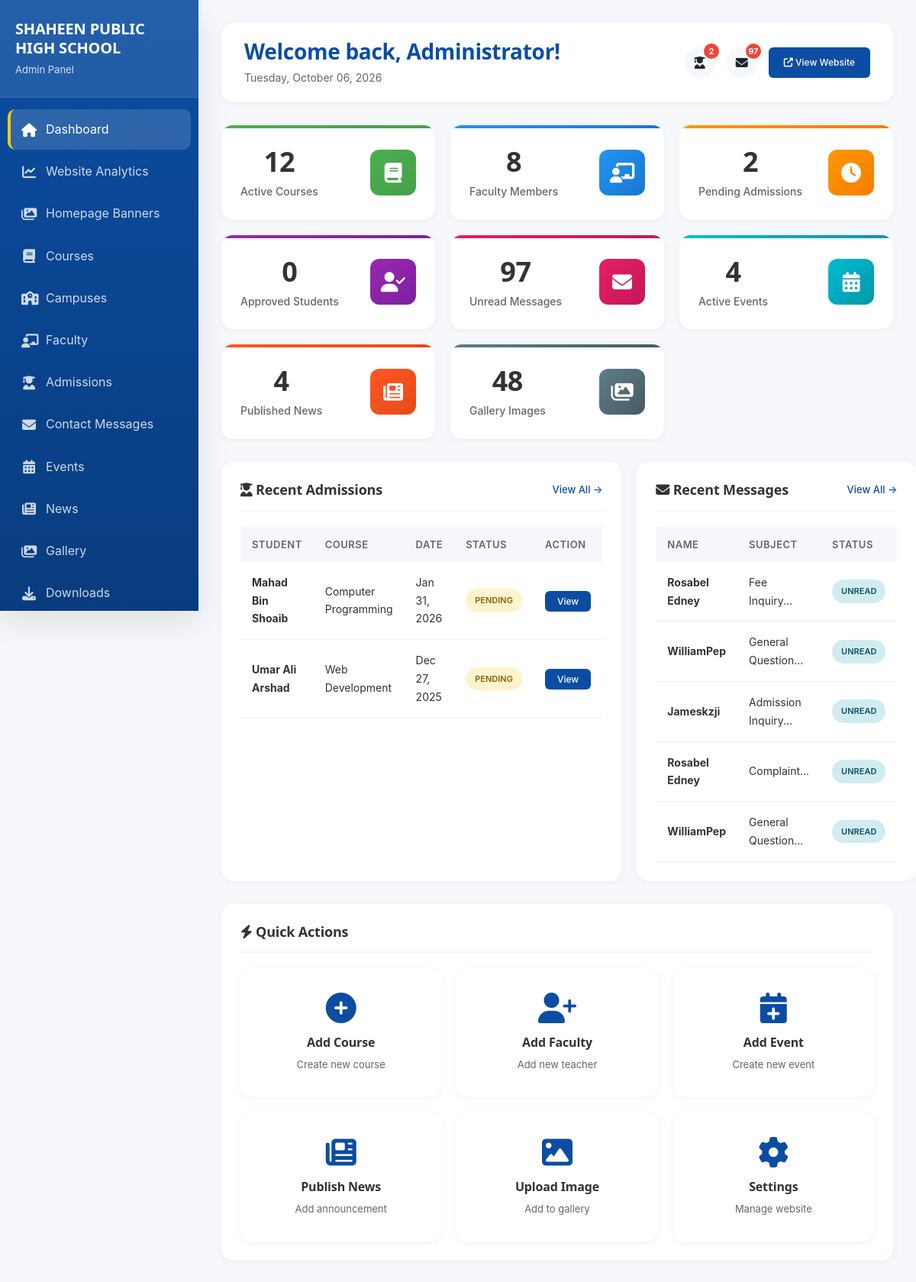
Screenshot of /AdminCP/dashboard.php (signed in) with the database file from the repository.
### tables this page shows
CREATE TABLE `admissions` (
  `id` int(11) NOT NULL,
  `student_name` varchar(100) NOT NULL,
  `father_name` varchar(100) NOT NULL,
  `cnic_bform` varchar(20) NOT NULL,
  `phone` varchar(20) NOT NULL,
  `email` varchar(100) DEFAULT NULL,
  `address` text NOT NULL,
  `course_id` varchar(100) NOT NULL,
  `previous_education` varchar(255) DEFAULT NULL,
  `documents` varchar(255) DEFAULT NULL,
  `message` text DEFAULT NULL,
  `status` enum('pending','approved','rejected') DEFAULT 'pending',
  `admin_notes` text DEFAULT NULL,
  `created_at` timestamp NOT NULL DEFAULT current_timestamp(),
  `updated_at` timestamp NOT NULL DEFAULT current_timestamp() ON UPDATE current_timestamp()
);

CREATE TABLE `contacts` (
  `id` int(11) NOT NULL,
  `name` varchar(100) NOT NULL,
  `email` varchar(100) NOT NULL,
  `phone` varchar(20) DEFAULT NULL,
  `subject` varchar(200) NOT NULL,
  `message` text NOT NULL,
  `status` enum('unread','read','replied') DEFAULT 'unread',
  `admin_reply` text DEFAULT NULL,
  `created_at` timestamp NOT NULL DEFAULT current_timestamp(),
  `updated_at` timestamp NOT NULL DEFAULT current_timestamp() ON UPDATE current_timestamp()
);

### AdminCP/dashboard.php (the view, shortened to what this page needs)
<?php
require_once '../includes/config.php';
$stats = [
    'total_courses' => 0,
    'total_faculty' => 0,
    'pending_admissions' => 0,
    'unread_contacts' => 0,
    'total_events' => 0,
    'total_news' => 0,
    'gallery_images' => 0,
    'approved_admissions' => 0
];
$courses_count = mysqli_query($conn, "SELECT COUNT(*) as count FROM courses WHERE status = 'active'");
if ($courses_count) {
    $stats['total_courses'] = mysqli_fetch_assoc($courses_count)['count'];
}
$faculty_count = mysqli_query($conn, "SELECT COUNT(*) as count FROM faculty WHERE status = 'active'");
if ($faculty_count) {
    $stats['total_faculty'] = mysqli_fetch_assoc($faculty_count)['count'];
}
$admissions_count = mysqli_query($conn, "SELECT COUNT(*) as count FROM admissions WHERE status = 'pending'");
if ($admissions_count) {
    $stats['pending_admissions'] = mysqli_fetch_assoc($admissions_count)['count'];
}
$approved_count = mysqli_query($conn, "SELECT COUNT(*) as count FROM admissions WHERE status = 'approved'");
if ($approved_count) {
    $stats['approved_admissions'] = mysqli_fetch_assoc($approved_count)['count'];
}
$contacts_count = mysqli_query($conn, "SELECT COUNT(*) as count FROM contacts WHERE status = 'unread'");
if ($contacts_count) {
    $stats['unread_contacts'] = mysqli_fetch_assoc($contacts_count)['count'];
}
$events_count = mysqli_query($conn, "SELECT COUNT(*) as count FROM events WHERE status = 'active'");
if ($events_count) {
    $stats['total_events'] = mysqli_fetch_assoc($events_count)['count'];
}
$news_count = mysqli_query($conn, "SELECT COUNT(*) as count FROM news WHERE status = 'active'");
if ($news_count) {
    $stats['total_news'] = mysqli_fetch_assoc($news_count)['count'];
}
$gallery_count = mysqli_query($conn, "SELECT COUNT(*) as count FROM gallery WHERE status = 'active'");
if ($gallery_count) {
    $stats['gallery_images'] = mysqli_fetch_assoc($gallery_count)['count'];
}
$recent_admissions = mysqli_query($conn, "SELECT * FROM admissions ORDER BY created_at DESC LIMIT 5");
$recent_contacts = mysqli_query($conn, "SELECT * FROM contacts ORDER BY created_at DESC LIMIT 5");
?>
<!DOCTYPE html>
<html lang="en">
<head>
    <link rel="stylesheet" href="../css/style.css">
    <link rel="stylesheet" href="https://cdnjs.cloudflare.com/ajax/libs/font-awesome/6.4.0/css/all.min.css">
    <link rel="stylesheet" href="assets/admin.css">
</head>
<body>
    <div class="admin-shell">
    <?php $active_page = 'dashboard.php'; include 'includes/sidebar.php'; ?>
    <div class="main-content">
        <div class="top-bar">
            <div class="top-bar-left">
                <div class="welcome-text">
                    <h1>Welcome back, <?php echo htmlspecialchars($_SESSION['admin_name']); ?>!</h1>
                    <p><?php echo date('l, F d, Y'); ?></p>
                </div>
            </div>
            <div class="top-bar-actions">
                <a href="manage_admissions.php" class="notification-btn" title="Pending Admissions" style="text-decoration: none; color: inherit;">
                    <i class="fas fa-user-graduate"></i>
                    <?php if ($stats['pending_admissions'] > 0): ?>
                        <span class="notification-badge"><?php echo $stats['pending_admissions']; ?></span>
                    <?php endif; ?>
                </a>
                <a href="manage_contacts.php" class="notification-btn" title="Unread Messages" style="text-decoration: none; color: inherit;">
                    <i class="fas fa-envelope"></i>
                    <?php if ($stats['unread_contacts'] > 0): ?>
                        <span class="notification-badge"><?php echo $stats['unread_contacts']; ?></span>
                    <?php endif; ?>
                </a>
                <a href="../index.php" target="_blank" class="btn-view" style="padding: 10px 20px;">
                    <i class="fas fa-external-link-alt"></i> View Website
                </a>
            </div>
        </div>
        <div class="stats-grid">
            <a href="manage_courses.php" class="stat-card" style="--card-color: #4CAF50; --card-color-dark: #45a049;">
                <div class="stat-content">
                    <div class="stat-info">
                        <h3><?php echo $stats['total_courses']; ?></h3>
                        <p>Active Courses</p>
                    </div>
                    <div class="stat-icon">
                        <i class="fas fa-book"></i>
                    </div>
                </div>
            </a>
            <a href="manage_faculty.php" class="stat-card" style="--card-color: #2196F3; --card-color-dark: #1976D2;">
                <div class="stat-content">
                    <div class="stat-info">
                        <h3><?php echo $stats['total_faculty']; ?></h3>
                        <p>Faculty Members</p>
                    </div>
                    <div class="stat-icon">
                        <i class="fas fa-chalkboard-teacher"></i>
                    </div>
                </div>
            </a>
            <a href="manage_admissions.php" class="stat-card" style="--card-color: #FF9800; --card-color-dark: #F57C00;">
                <div class="stat-content">
                    <div class="stat-info">
                        <h3><?php echo $stats['pending_admissions']; ?></h3>
                        <p>Pending Admissions</p>
                    </div>
                    <div class="stat-icon">
                        <i class="fas fa-clock"></i>
                    </div>
                </div>
            </a>
            <a href="manage_admissions.php" class="stat-card" style="--card-color: #9C27B0; --card-color-dark: #7B1FA2;">
                <div class="stat-content">
                    <div class="stat-info">
                        <h3><?php echo $stats['approved_admissions']; ?></h3>
                        <p>Approved Students</p>
                    </div>
                    <div class="stat-icon">
                        <i class="fas fa-user-check"></i>
                    </div>
                </div>
            </a>
            <a href="manage_contacts.php" class="stat-card" style="--card-color: #E91E63; --card-color-dark: #C2185B;">
                <div class="stat-content">
                    <div class="stat-info">
                        <h3><?php echo $stats['unread_contacts']; ?></h3>
                        <p>Unread Messages</p>
                    </div>
                    <div class="stat-icon">
                        <i class="fas fa-envelope"></i>
                    </div>
                </div>
            </a>
            <a href="manage_events.php" class="stat-card" style="--card-color: #00BCD4; --card-color-dark: #0097A7;">
                <div class="stat-content">
                    <div class="stat-info">
                        <h3><?php echo $stats['total_events']; ?></h3>
                        <p>Active Events</p>
                    </div>
                    <div class="stat-icon">
                        <i class="fas fa-calendar-alt"></i>
                    </div>
                </div>
            </a>
            <a href="manage_news.php" class="stat-card" style="--card-color: #FF5722; --card-color-dark: #E64A19;">
                <div class="stat-content">
                    <div class="stat-info">
                        <h3><?php echo $stats['total_news']; ?></h3>
                        <p>Published News</p>
                    </div>
                    <div class="stat-icon">
                        <i class="fas fa-newspaper"></i>
                    </div>
                </div>
            </a>
            <a href="manage_gallery.php" class="stat-card" style="--card-color: #607D8B; --card-color-dark: #455A64;">
                <div class="stat-content">
                    <div class="stat-info">
                        <h3><?php echo $stats['gallery_images']; ?></h3>
                        <p>Gallery Images</p>
                    </div>
                    <div class="stat-icon">
                        <i class="fas fa-images"></i>
                    </div>
                </div>
            </a>
        </div>
        <div class="content-grid">
            <div class="card-container">
                <div class="card-header">
                    <h2 class="card-title"><i class="fas fa-user-graduate"></i> Recent Admissions</h2>
                    <a href="manage_admissions.php" class="view-all-btn">View All →</a>
                </div>
                <table class="data-table">
                    <thead>
                        <tr>
                            <th>Student</th>
                            <th>Course</th>
                            <th>Date</th>
                            <th>Status</th>
                            <th>Action</th>
                        </tr>
                    </thead>
                    <tbody>
                        <?php
                        if ($recent_admissions && mysqli_num_rows($recent_admissions) > 0) {
                            while ($admission = mysqli_fetch_assoc($recent_admissions)) {
                                echo '<tr>';
                                echo '<td><strong>' . htmlspecialchars($admission['student_name']) . '</strong></td>';
                                echo '<td>' . htmlspecialchars($admission['course_id']) . '</td>';
                                echo '<td>' . date('M d, Y', strtotime($admission['created_at'])) . '</td>';
                                echo '<td><span class="badge badge-' . strtolower($admission['status']) . '">' . ucfirst($admission['status']) . '</span></td>';
                                echo '<td><a href="manage_admissions.php?view=' . $admission['id'] . '" class="btn-view">View</a></td>';
                                echo '</tr>';
                            }
                        } else {
                            echo '<tr><td colspan="5" style="text-align: center; color: #999; padding: 40px;">No admission applications yet</td></tr>';
                        }
                        ?>
                    </tbody>
                </table>
            </div>
            <div class="card-container">
                <div class="card-header">
                    <h2 class="card-title"><i class="fas fa-envelope"></i> Recent Messages</h2>
                    <a href="manage_contacts.php" class="view-all-btn">View All →</a>
                </div>
                <table class="data-table">
                    <thead>
                        <tr>
                            <th>Name</th>
                            <th>Subject</th>
                            <th>Status</th>
                        </tr>
                    </thead>
                    <tbody>
                        <?php
                        if ($recent_contacts && mysqli_num_rows($recent_contacts) > 0) {
                            while ($contact = mysqli_fetch_assoc($recent_contacts)) {
                                echo '<tr>';
                                echo '<td><strong>' . htmlspecialchars($contact['name']) . '</strong></td>';
                                echo '<td>' . htmlspecialchars(substr($contact['subject'], 0, 30)) . '...</td>';
                                echo '<td><span class="badge badge-' . strtolower($contact['status']) . '">' . ucfirst($contact['status']) . '</span></td>';
                                echo '</tr>';
                            }
                        } else {
                            echo '<tr><td colspan="3" style="text-align: center; color: #999; padding: 40px;">No messages yet</td></tr>';
                        }
                        ?>
                    </tbody>
                </table>
            </div>
        </div>
        <div class="card-container">
            <div class="card-header">
                <h2 class="card-title"><i class="fas fa-bolt"></i> Quick Actions</h2>
            </div>
            <div class="quick-actions-grid">
                <a href="manage_courses.php" class="action-card">
                    <i class="fas fa-plus-circle"></i>
                    <h3>Add Course</h3>
                    <p>Create new course</p>
                </a>
                <a href="manage_faculty.php" class="action-card">
                    <i class="fas fa-user-plus"></i>
                    <h3>Add Faculty</h3>
                    <p>Add new teacher</p>
                </a>
                <a href="manage_events.php" class="action-card">
                    <i class="fas fa-calendar-plus"></i>
                    <h3>Add Event</h3>
                    <p>Create new event</p>
                </a>
                <a href="manage_news.php" class="action-card">
                    <i class="fas fa-newspaper"></i>
                    <h3>Publish News</h3>
                    <p>Add announcement</p>
                </a>
                <a href="manage_gallery.php" class="action-card">
                    <i class="fas fa-image"></i>
                    <h3>Upload Image</h3>
                    <p>Add to gallery</p>
                </a>
                <a href="settings.php" class="action-card">
                    <i class="fas fa-cog"></i>
                    <h3>Settings</h3>
                    <p>Manage website</p>
                </a>
            </div>
        </div>
    </div>
    </div>
</body>
</html>

### css/style.css (style rules this page uses)
:root { --primary-color: #0B4DA2; --secondary-color: #FFFFFF; --accent-color: #F9C900; --ink: #10151f; --text-dark: #1c2430; --text-light: #5c6672; --muted: #8892a0; --border-color: #e7e9ee; --bg-light: #f6f8fb; --surface: #ffffff; --primary-dark: #0a3a7a; --primary-dark: color-mix(in srgb, var(--primary-color) 78%, black); --primary-soft: #eaf1fb; --primary-soft: color-mix(in srgb, var(--primary-color) 8%, white); --accent-dark: #d1a900; --accent-dark: color-mix(in srgb, var(--accent-color) 80%, black); --font-display: 'Plus Jakarta Sans', 'Poppins', 'Segoe UI', sans-serif; --font-body: 'Inter', 'Segoe UI', Tahoma, Geneva, Verdana, sans-serif; --radius-sm: 10px; --radius-md: 16px; --radius-lg: 24px; --radius-pill: 999px; --shadow-xs: 0 2px 8px rgba(16, 21, 31, 0.06); --shadow-sm: 0 8px 24px rgba(16, 21, 31, 0.08); --shadow-md: 0 16px 40px rgba(16, 21, 31, 0.10); --shadow-lg: 0 30px 70px rgba(16, 21, 31, 0.14); --shadow: var(--shadow-sm); --shadow-lg-legacy: var(--shadow-md); --container-width: 1240px; --transition: 280ms cubic-bezier(.4,0,.2,1); }
* { margin: 0; padding: 0; box-sizing: border-box; }
html { scroll-behavior: smooth; }
body { font-family: var(--font-body); color: var(--text-dark); line-height: 1.7; overflow-x: hidden; background: var(--surface); -webkit-font-smoothing: antialiased; -moz-osx-font-smoothing: grayscale; }
h1, h2, h3, h4, h5, h6 { font-family: var(--font-display); color: var(--ink); line-height: 1.25; letter-spacing: -0.01em; }
a { text-decoration: none; color: inherit; transition: color var(--transition), background var(--transition), border-color var(--transition), transform var(--transition), box-shadow var(--transition); }
p { color: var(--text-light); }
.stats-grid { display: grid; grid-template-columns: repeat(auto-fit, minmax(200px, 1fr)); gap: 40px; text-align: center; }

### AdminCP/assets/admin.css (style rules this page uses)
* { margin: 0; padding: 0; box-sizing: border-box; }
html, body { height: 100%; }
body { background: var(--bg-light, #f5f7fa); font-family: var(--font-body, 'Segoe UI'), Tahoma, Geneva, Verdana, sans-serif; }
.admin-shell { display: grid; grid-template-columns: 260px minmax(0, 1fr); min-height: 100vh; }
.main-content { min-width: 0; padding: 30px; }

### rows the page displays
admissions: student_name "Mahad Bin Shoaib", course "Computer Programming", created_at "Jan 31, 2026", status "PENDING"
admissions: student_name "Umar Ali Arshad", course "Web Development", created_at "Dec 27, 2025", status "PENDING"
contacts: name "Rosabel Edney", subject "Fee Inquiry", status "UNREAD"
contacts: name "WilliamPep", subject "General Question", status "UNREAD"
contacts: name "Jameskzji", subject "Admission Inquiry", status "UNREAD"
contacts: name "Rosabel Edney", subject "Complaint", status "UNREAD"
contacts: name "WilliamPep", subject "General Question", status "UNREAD"

### other values shown
SITE_NAME "SHAHEEN PUBLIC HIGH SCHOOL"
$label "Dashboard"
$label "Website Analytics"
$label "Homepage Banners"
$label "Courses"
$label "Campuses"
$label "Faculty"
$label "Admissions"
$label "Contact Messages"
$label "Events"
$label "News"
$label "Gallery"
$label "Downloads"
$_SESSION['admin_name'] "Administrator"
$stats['pending_admissions'] "2"
